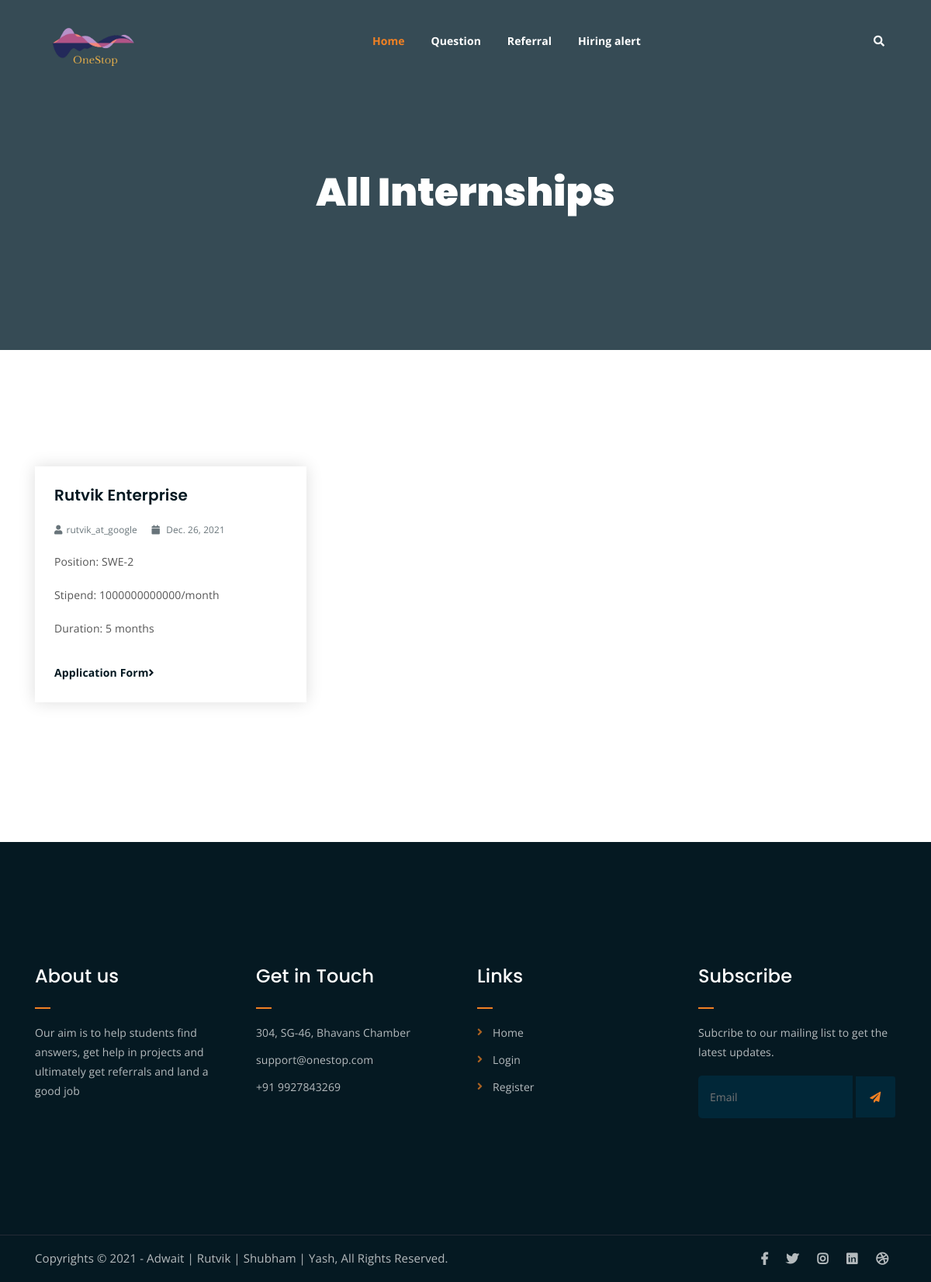
The page /internship on the database as committed earlier.
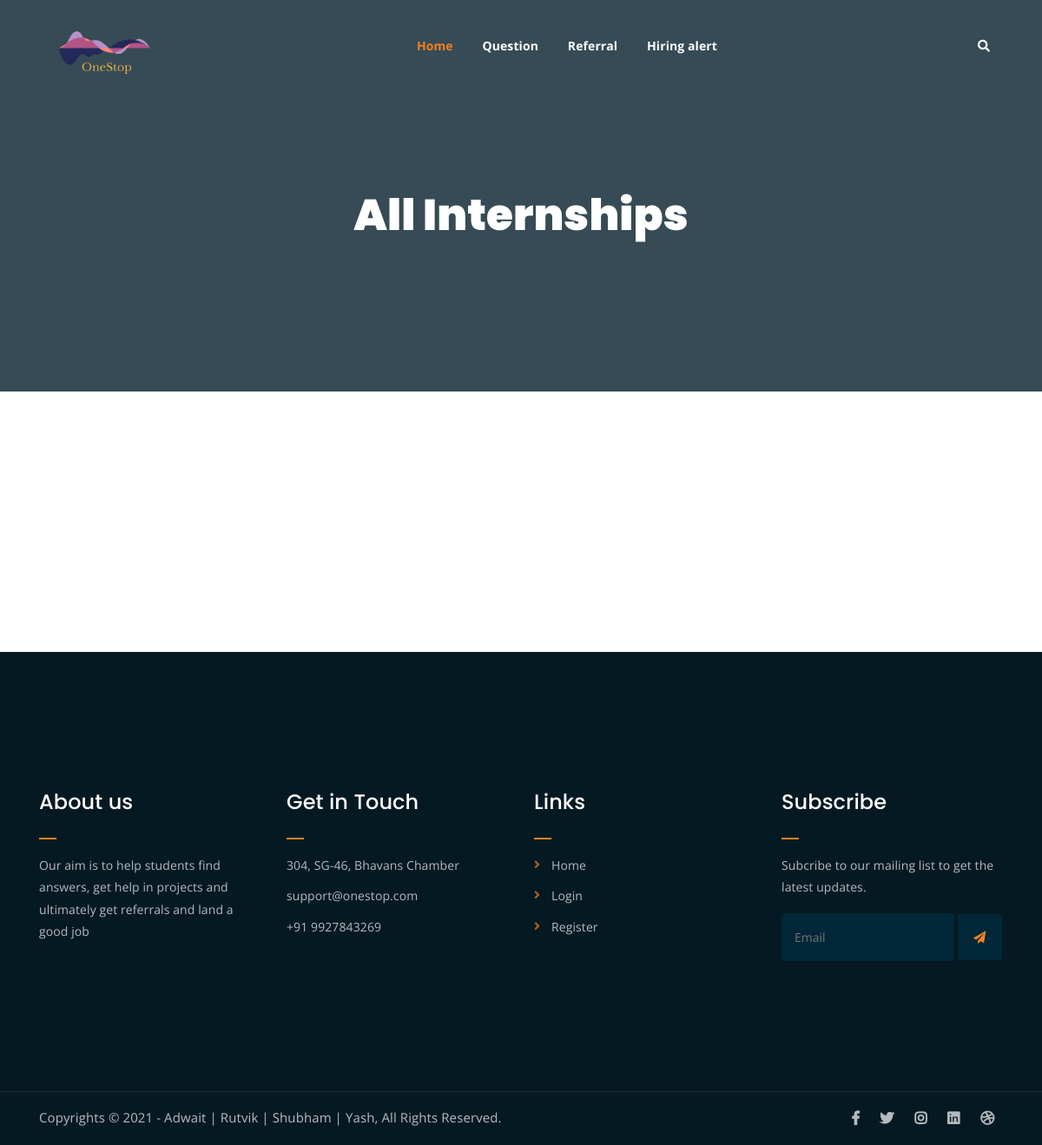
The same page on the database as committed later.
### main/models.py (models this page shows)
class Internship(models.Model):
    company_name = models.CharField(max_length=500)
    position = models.CharField(max_length=30)
    appln_form = models.URLField(null=True)
    author = models.ForeignKey(User, on_delete=models.CASCADE)
    date_posted = models.DateField(default=datetime.datetime.now())
    duration = models.CharField(max_length=20)
    batches_allowed = models.CharField(max_length=50)
    stipend = models.CharField(max_length=50)

### main/views.py (the view)
# urls.py: path("internship", internship, name="internship"),
def internship(request):
    internships = Internship.objects.all()
    return render(request, "main/internship.html", {"internships": internships})

### main/templates/main/internship.html
{% extends "main/base.html" %} {% block content%}
<div class="breadcrumb-section breadcrumb-bg">
  <div class="container">
    <div class="row">
      <div class="col-lg-8 offset-lg-2 text-center">
        <div class="breadcrumb-text">
          <h1>All Internships</h1>
          <br />
        </div>
      </div>
    </div>
  </div>
</div>
<div class="latest-news mt-150 mb-150">
  <div class="container">
    <div class="row">
      {% for internship in internships %}
      <div class="col-lg-4 col-md-6">
        <div class="single-latest-news">
          <div class="news-text-box">
            <h3>{{ internship.company_name }}</h3>
            <p class="blog-meta">
              <span class="author"
                ><i class="fas fa-user"></i>{{ internship.author }}</span
              >
              <span class="date"
                ><i class="fas fa-calendar"></i>
                {{internship.date_posted}}</span
              >
            </p>
            <p class="excerpt">Position: {{ internship.position }}</p>
            <p class="excerpt">Stipend: {{ internship.stipend }}/month</p>
            <p class="excerpt">Duration: {{ internship.duration }} months</p>
            <a class="read-more-btn" href="{{internship.link}}" target="_blank">
              Application Form<i class="fas fa-angle-right"></i
            ></a>
          </div>
        </div>
      </div>
      {% endfor %}
    </div>
  </div>
</div>
{% endblock content%}

Rows that differ between the two databases and show on the page:
removed Internship: company_name "Rutvik Enterprise", author "rutvik_at_google", date_posted "Dec. 26, 2021", position "SWE-2", stipend "1000000000000", duration "5"
